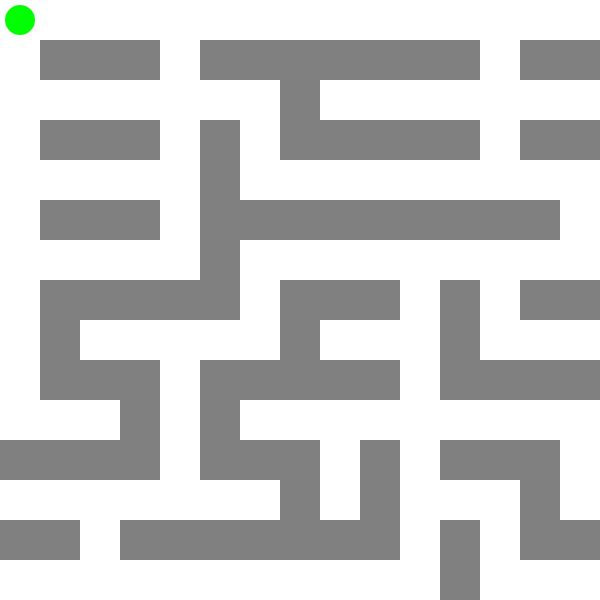
Frame 1 (no input)
Frame 60 (the mouse pressed at the canvas centre just before this capture): identical to frame 1, image omitted
Frame 120 (the mouse held since frame 60 and released just before this capture): identical to frame 1, image omitted

The Processing sketch that drew this single still picture (run headless with seeded random() and noise(); from frame 60 on, the mouse is pressed at the canvas centre):

// Processing sketch: tresure_hant
// ── tresure_hant.pde
int xpos=0, ypos=0;
boolean over = false;
int mazew=15,mazeh=15;
int[][] maze = new int[mazeh][mazew];
int start=0;
float passed=0;

void make_maze() {
  int[] dx = {-1,1,0,0};
  int[] dy = {0,0,1,-1};
  for (int y=1; y<mazeh-1; y+=2) {
    for (int x=1; x<mazew-1; x+=2) {
      maze[y][x] = 1;
      int d = int(random(3));
      if (y == 1)
        d = int(random(4));
      maze[y+dy[d]][x+dx[d]] = 1;
    }
  }
}

void set_tresure() {
  while (true) {
    int tresurex = int(random(1,mazew-1));
    int tresurey = int(random(1,mazeh-1));
    if (maze[tresurey][tresurex] == 0) {
      maze[tresurey][tresurex] = 2;
      break;
    }
  }
}

void setup() {
  size(600,600);
  noStroke();
  make_maze();
  set_tresure();
  start = millis();
}

void draw() {
  background(255);
  fill(128);
  for (int y=0; y<mazeh; y++) {
    for (int x=0; x<mazew; x++) {
      if (maze[y][x] == 1)
        rect(x*40, y*40, 40, 40);
    }
  }

  if (over)
    fill(255, 0, 0);
  else
    fill(0,255,0);
  ellipse(xpos*40+20, ypos*40+20, 30, 30);

  if (maze[ypos][xpos] == 2) {
    textSize(30);
    textAlign(CENTER);
    text("FIND!!",width/2,height/2);
    if (passed == 0)
      passed = (millis()-start)/1000.0;
    text(passed,width/2,height/2+40);
    over = true;
    return;
  }
}

void keyPressed() {
  if (over)
    return;
  int dx = xpos;
  int dy = ypos;
  if (keyCode == UP)
    dy -= 1;
  if (keyCode == DOWN)
    dy += 1;
  if (keyCode == LEFT)
    dx -= 1;
  if (keyCode == RIGHT)
    dx += 1;
  if (0 <= dx && dx < mazew && 0 <= dy && dy < mazeh) {
    if (maze[dy][dx] != 1) {
      xpos = dx;
      ypos = dy;
    }
  }
}
